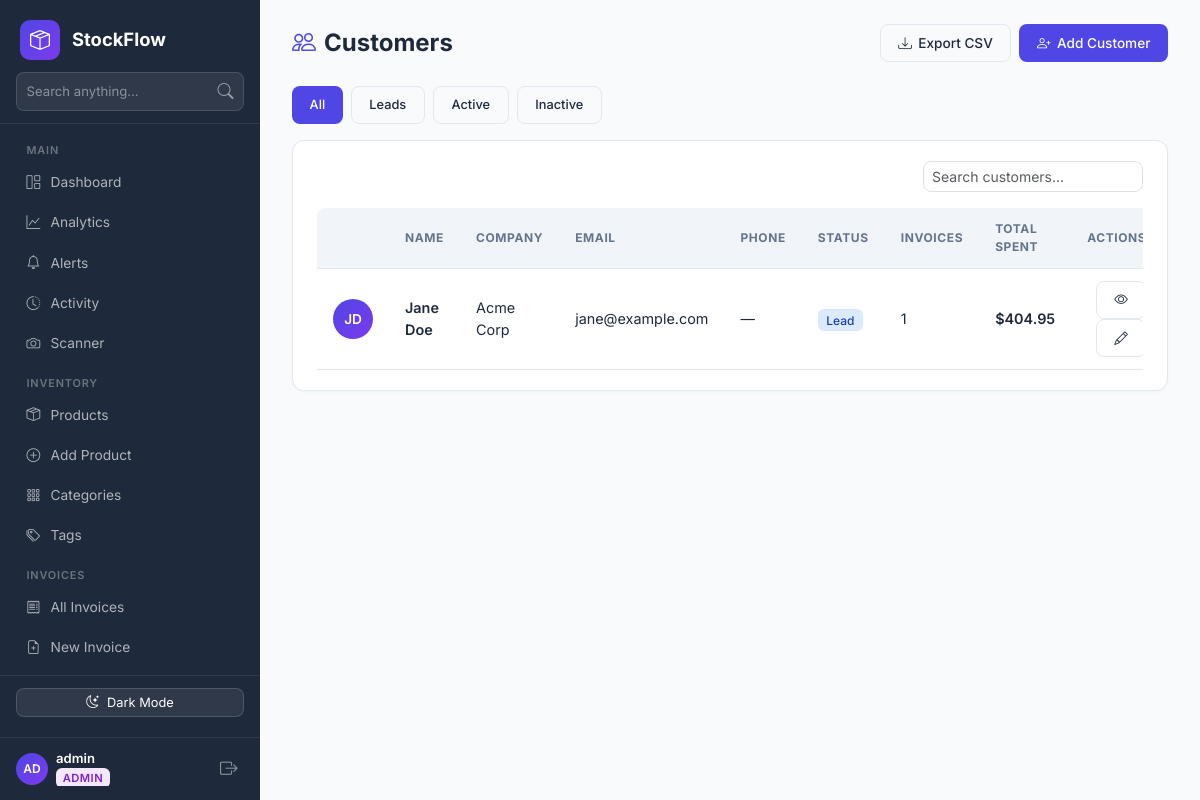
The app's page /customers (signed in) with its own data.
### app.py (models this page shows, shortened)
class User(db.Model, UserMixin):
    __tablename__ = "user"
    id            = db.Column(db.Integer, primary_key=True)
    username      = db.Column(db.String(80), unique=True, nullable=False)
    email         = db.Column(db.String(120), unique=True, nullable=False)
    password_hash = db.Column(db.String(255), nullable=False)
    role          = db.Column(db.String(20), default='staff')
    created_at    = db.Column(db.DateTime, default=datetime.utcnow)
    is_active     = db.Column(db.Boolean, default=True)
    @property
    def initials(self):
        parts = self.username.strip().split()
        if len(parts) >= 2:
            return (parts[0][0] + parts[1][0]).upper()
        return self.username[:2].upper() if self.username else '?'

class Customer(db.Model):
    __tablename__ = "customer"
    id         = db.Column(db.Integer, primary_key=True)
    name       = db.Column(db.String(120), nullable=False)
    email      = db.Column(db.String(120), nullable=True)
    phone      = db.Column(db.String(40),  nullable=True)
    company    = db.Column(db.String(120), nullable=True)
    address    = db.Column(db.Text, nullable=True)
    notes      = db.Column(db.Text, nullable=True)
    status     = db.Column(db.String(20), default='lead')
    created_at = db.Column(db.DateTime, default=datetime.utcnow)
    invoices   = db.relationship('Invoice', backref='customer', lazy=True)
    @property
    def total_spent(self):
        return sum(inv.total_amount for inv in self.invoices)
    @property
    def initials(self):
        parts = self.name.strip().split()
        return ''.join(p[0].upper() for p in parts[:2]) if parts else '?'

class InvoiceItem(db.Model):
    __tablename__ = "invoice_item"
    id         = db.Column(db.Integer, primary_key=True)
    invoice_id = db.Column(db.Integer, db.ForeignKey('invoice.id'), nullable=False)
    product_id = db.Column(db.Integer, db.ForeignKey('product.id'), nullable=False)
    quantity   = db.Column(db.Integer, nullable=False, default=1)
    unit_price = db.Column(db.Float, nullable=False)
    product    = db.relationship('Product')
    @property
    def total_price(self):
        return self.quantity * self.unit_price

class Invoice(db.Model):
    __tablename__ = "invoice"
    id           = db.Column(db.Integer, primary_key=True)
    client_name  = db.Column(db.String(120), nullable=False)
    customer_id  = db.Column(db.Integer, db.ForeignKey('customer.id'), nullable=True)
    currency_id  = db.Column(db.Integer, db.ForeignKey('currency.id'), nullable=True)
    discount_pct = db.Column(db.Float, default=0.0)
    created_at   = db.Column(db.DateTime, default=datetime.utcnow)
    currency     = db.relationship('Currency')
    items        = db.relationship('InvoiceItem', backref='invoice', lazy=True, cascade="all, delete-orphan")
    returns      = db.relationship('Return', backref='invoice', lazy=True, cascade="all, delete-orphan")
    @property
    def subtotal(self):
        return sum(item.total_price for item in self.items)
    @property
    def total_amount(self):
        return round(self.subtotal * (1.0 - ((self.discount_pct or 0.0) / 100.0)), 2)

### app.py (the view)
@app.route('/customers')
@login_required
def customer_list():
    status_filter = request.args.get('status', 'all')
    query = Customer.query
    if status_filter != 'all':
        query = query.filter_by(status=status_filter)
    customers = query.order_by(Customer.created_at.desc()).all()
    return render_template('crm/customer_list.html',
                           customers=customers, status_filter=status_filter)

### app.py (called while the page is built)
@login_manager.user_loader
def load_user(user_id):
    return User.query.get(int(user_id))

@app.context_processor
def inject_global_data():
    try:
        low_stock_count = Product.query.filter(Product.quantity <= 10).count()
    except Exception:
        low_stock_count = 0
    return dict(
        low_stock_count=low_stock_count,
        permissions=PERMISSIONS,
        perm_definitions=PERM_DEFINITIONS
    )

### templates/crm/customer_list.html (shortened to what this page needs)
{% extends "base.html" %}
{% block content %}
<div class="sf-topbar">
    <h1><i class="bi bi-people me-2" style="color:var(--sf-primary)"></i>Customers</h1>
    <div class="d-flex gap-2 flex-wrap">
        <a href="{{ url_for('export_customers') }}" class="btn-sf outline"><i class="bi bi-download"></i> Export CSV</a>
        <a href="{{ url_for('customer_create') }}" class="btn-sf primary"><i class="bi bi-person-plus"></i> Add Customer</a>
    </div>
</div>
<div class="d-flex gap-2 mb-3 flex-wrap">
    {% set filters = [('all','All'),('lead','Leads'),('active','Active'),('inactive','Inactive')] %}
    {% for val, label in filters %}
    <a href="{{ url_for('customer_list', status=val) }}"
       class="btn-sf {{ 'primary' if status_filter == val else 'outline' }}" style="font-size:.8rem;">
        {{ label }}
    </a>
    {% endfor %}
</div>
<div class="sf-card">
    {% if customers %}
    <div class="d-flex justify-content-end mb-3">
        <input type="text" id="custSearch" class="form-control form-control-sm" style="max-width:220px;border-radius:8px;" placeholder="Search customers…" onkeyup="filterCust()">
    </div>
    <div class="table-responsive">
        <table class="sf-table" id="custTable">
            <thead>
                <tr>
                    <th style="width:50px;"></th>
                    <th>Name</th>
                    <th>Company</th>
                    <th>Email</th>
                    <th>Phone</th>
                    <th>Status</th>
                    <th>Invoices</th>
                    <th>Total Spent</th>
                    <th style="text-align:right;">Actions</th>
                </tr>
            </thead>
            <tbody>
                {% set colors = ['blue','green','amber','red','cyan'] %}
                {% for c in customers %}
                <tr>
                    <td>
                        <div class="avatar {{ colors[loop.index0 % 5] }}">{{ c.initials }}</div>
                    </td>
                    <td>
                        <a href="{{ url_for('customer_detail', cid=c.id) }}" style="font-weight:600; color:var(--sf-text); text-decoration:none;">
                            {{ c.name }}
                        </a>
                    </td>
                    <td>{{ c.company or '—' }}</td>
                    <td>{{ c.email or '—' }}</td>
                    <td>{{ c.phone or '—' }}</td>
                    <td><span class="badge-status {{ c.status }}">{{ c.status|capitalize }}</span></td>
                    <td>{{ c.invoices|length }}</td>
                    <td style="font-weight:600;">${{ "%.2f"|format(c.total_spent) }}</td>
                    <td style="text-align:right;">
                        <a href="{{ url_for('customer_detail', cid=c.id) }}" class="btn-sf outline btn-sm"><i class="bi bi-eye"></i></a>
                        <a href="{{ url_for('customer_edit', cid=c.id) }}" class="btn-sf outline btn-sm"><i class="bi bi-pencil"></i></a>
                    </td>
                </tr>
                {% endfor %}
            </tbody>
        </table>
    </div>
    {% else %}
    <div class="text-center py-5" style="color:var(--sf-muted);">
        <i class="bi bi-people" style="font-size:2.5rem;"></i>
        <p class="mt-2 mb-0">No customers found. <a href="{{ url_for('customer_create') }}">Add your first customer</a>.</p>
    </div>
    {% endif %}
</div>
{% endblock %}

### templates/base.html (shortened to what this page needs)
<!DOCTYPE html>
<html lang="en">
<head>
    <link href="https://cdn.jsdelivr.net/npm/bootstrap@5.3.2/dist/css/bootstrap.min.css" rel="stylesheet">
    <link rel="stylesheet" href="https://cdn.jsdelivr.net/npm/bootstrap-icons@1.11.2/font/bootstrap-icons.min.css">
</head>
<body>
    <nav class="sf-sidebar" id="sidebar">
        <div class="brand">
            <div class="brand-icon"><i class="bi bi-box-seam"></i></div>
            <span class="brand-text">StockFlow</span>
        </div>
        <div class="sf-sidebar-search">
            <form action="{{ url_for('search') }}" method="GET">
                <div class="input-group">
                    <input type="text" name="q" class="form-control" placeholder="Search anything..." value="{{ request.args.get('q', '') }}">
                    <button type="submit" class="btn"><i class="bi bi-search"></i></button>
                </div>
            </form>
        </div>
        <div class="nav-section">
            <div class="nav-label">Main</div>
            <a href="{{ url_for('index') }}" class="nav-link {% if request.endpoint == 'index' and not request.args.get('tag') %}active{% endif %}">
                <i class="bi bi-grid-1x2"></i> Dashboard
            </a>
            <a href="{{ url_for('analytics') }}" class="nav-link {% if request.endpoint == 'analytics' %}active{% endif %}">
                <i class="bi bi-graph-up"></i> Analytics
            </a>
            <a href="{{ url_for('alerts') }}" class="nav-link {% if request.endpoint == 'alerts' %}active{% endif %}">
                <i class="bi bi-bell"></i> Alerts
            </a>
            <a href="{{ url_for('activity_log') }}" class="nav-link {% if request.endpoint == 'activity_log' %}active{% endif %}">
                <i class="bi bi-clock-history"></i> Activity
            </a>
            <a href="{{ url_for('scanner') }}" class="nav-link {% if request.endpoint == 'scanner' %}active{% endif %}">
                <i class="bi bi-camera"></i> Scanner
            </a>
            <div class="nav-label">Inventory</div>
            <a href="{{ url_for('index') }}" class="nav-link {% if request.endpoint == 'index' %}active{% endif %}">
                <i class="bi bi-box-seam"></i> Products
            </a>
            <a href="{{ url_for('product_create') }}" class="nav-link {% if request.endpoint == 'product_create' %}active{% endif %}">
                <i class="bi bi-plus-circle"></i> Add Product
            </a>
            <a href="{{ url_for('category_list') }}" class="nav-link {% if request.endpoint in ['category_list', 'category_create', 'category_edit'] %}active{% endif %}">
                <i class="bi bi-grid-3x3-gap"></i> Categories
            </a>
            <a href="{{ url_for('tag_list') }}" class="nav-link {% if request.endpoint in ['tag_list', 'tag_create', 'tag_edit'] %}active{% endif %}">
                <i class="bi bi-tags"></i> Tags
            </a>
            <div class="nav-label">Invoices</div>
            <a href="{{ url_for('invoice_list') }}" class="nav-link {% if request.endpoint == 'invoice_list' %}active{% endif %}">
                <i class="bi bi-receipt"></i> All Invoices
            </a>
            <a href="{{ url_for('invoice_create') }}" class="nav-link {% if request.endpoint == 'invoice_create' %}active{% endif %}">
                <i class="bi bi-file-earmark-plus"></i> New Invoice
            </a>
            <a href="{{ url_for('return_list') }}" class="nav-link {% if request.endpoint in ['return_list', 'invoice_return_create'] %}active{% endif %}">
            </a>
        </div>
        <div class="sf-sidebar-footer" style="padding:0.75rem 1rem;">
            <button type="button" class="btn btn-sm w-100 d-flex align-items-center justify-content-center gap-2 mb-2" id="darkModeBtn" onclick="toggleDarkMode()" style="background:rgba(255,255,255,0.08);color:#fff;border:1px solid rgba(255,255,255,0.15);border-radius:8px;font-size:0.8rem;">
                <i class="bi bi-moon-stars" id="darkModeIcon"></i> <span id="darkModeText">Dark Mode</span>
            </button>
        </div>
        {% if current_user.is_authenticated %}
        <div class="user-footer-card">
            <div class="d-flex align-items-center gap-2 overflow-hidden">
                <div class="avatar sm blue">{{ current_user.initials }}</div>
                <div style="line-height:1.2; overflow:hidden;">
                    <div style="color:#fff; font-weight:600; font-size:.82rem; white-space:nowrap; text-overflow:ellipsis; overflow:hidden;">
                        {{ current_user.username }}
                    </div>
                    <span class="badge-role {{ current_user.role }}">{{ current_user.role }}</span>
                </div>
            </div>
            <a href="{{ url_for('logout') }}" title="Logout" style="color:rgba(255,255,255,.5); font-size:1.1rem; padding:.2rem .4rem; text-decoration:none;" onmouseover="this.style.color='#ef4444'" onmouseout="this.style.color='rgba(255,255,255,.5)'">
                <i class="bi bi-box-arrow-right"></i>
            </a>
        </div>
        {% endif %}
    </nav>
    <div class="sf-main">
        {% block content %}{% endblock %}
    </div>
</body>
</html>

### records on screen
User: initials "AD", username "admin", role "ADMIN"
Customer: initials "JD", name "Jane Doe", company "Acme Corp", email "jane@example.com", phone "—", status "Lead", invoices|length "1"
InvoiceItem: total_spent "404.95"

### other values on screen
{{ label }} "All" "Leads" "Active" "Inactive"
